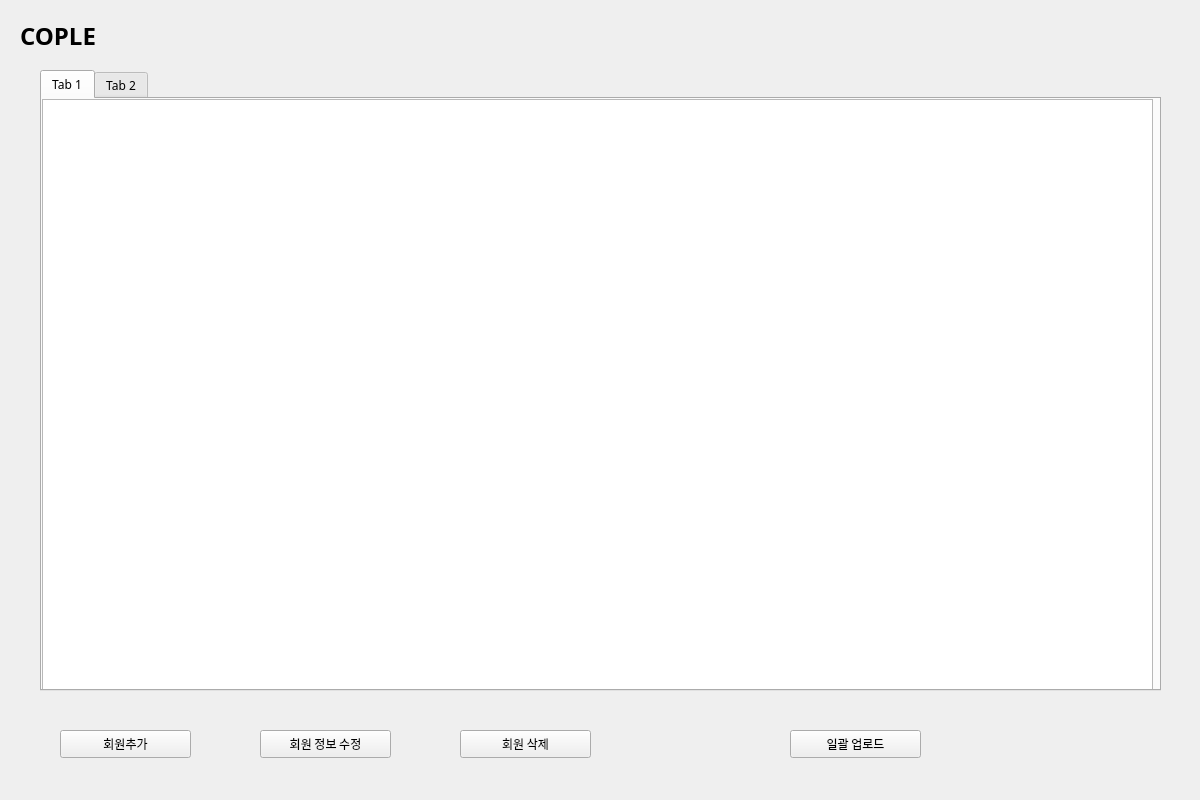
<?xml version="1.0" encoding="UTF-8"?>
<ui version="4.0">
 <class>MainWindow</class>
 <widget class="QMainWindow" name="MainWindow">
  <property name="geometry">
   <rect>
    <x>0</x>
    <y>0</y>
    <width>1200</width>
    <height>800</height>
   </rect>
  </property>
  <property name="font">
   <font>
    <family>NanumGothic</family>
   </font>
  </property>
  <property name="windowTitle">
   <string>MainWindow</string>
  </property>
  <widget class="QWidget" name="centralwidget">
   <widget class="QLabel" name="label">
    <property name="geometry">
     <rect>
      <x>20</x>
      <y>20</y>
      <width>101</width>
      <height>31</height>
     </rect>
    </property>
    <property name="font">
     <font>
      <family>NanumGothic</family>
      <pointsize>18</pointsize>
      <weight>75</weight>
      <bold>true</bold>
     </font>
    </property>
    <property name="text">
     <string>COPLE</string>
    </property>
   </widget>
   <widget class="QPushButton" name="button_add">
    <property name="geometry">
     <rect>
      <x>60</x>
      <y>730</y>
      <width>131</width>
      <height>28</height>
     </rect>
    </property>
    <property name="text">
     <string>회원추가</string>
    </property>
   </widget>
   <widget class="QPushButton" name="button_modi">
    <property name="geometry">
     <rect>
      <x>260</x>
      <y>730</y>
      <width>131</width>
      <height>28</height>
     </rect>
    </property>
    <property name="text">
     <string>회원 정보 수정</string>
    </property>
   </widget>
   <widget class="QPushButton" name="button_del">
    <property name="geometry">
     <rect>
      <x>460</x>
      <y>730</y>
      <width>131</width>
      <height>28</height>
     </rect>
    </property>
    <property name="text">
     <string>회원 삭제</string>
    </property>
   </widget>
   <widget class="QPushButton" name="button">
    <property name="geometry">
     <rect>
      <x>790</x>
      <y>730</y>
      <width>131</width>
      <height>28</height>
     </rect>
    </property>
    <property name="text">
     <string>일괄 업로드</string>
    </property>
   </widget>
   <widget class="QTabWidget" name="tabWidget">
    <property name="geometry">
     <rect>
      <x>40</x>
      <y>70</y>
      <width>1121</width>
      <height>621</height>
     </rect>
    </property>
    <property name="currentIndex">
     <number>0</number>
    </property>
    <widget class="QWidget" name="tab">
     <attribute name="title">
      <string>Tab 1</string>
     </attribute>
     <widget class="QTableWidget" name="tableWidget">
      <property name="geometry">
       <rect>
        <x>0</x>
        <y>0</y>
        <width>1111</width>
        <height>591</height>
       </rect>
      </property>
     </widget>
    </widget>
    <widget class="QWidget" name="tab_2">
     <attribute name="title">
      <string>Tab 2</string>
     </attribute>
    </widget>
   </widget>
  </widget>
 </widget>
 <resources/>
 <connections/>
</ui>
